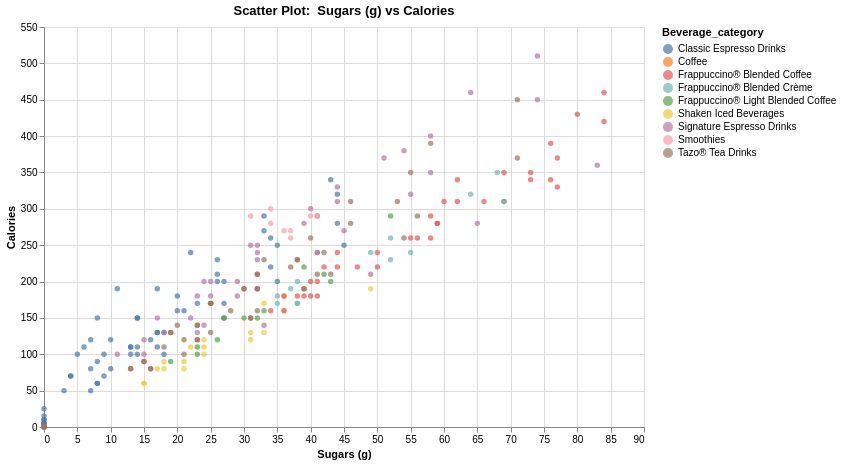

Specify this chart in Vega-Lite:
### Vega-Lite specification from a JSON file in a GitHub repository (floating-point values rounded to 4 significant figures; data arrays with more than 128 entries replaced by an {"elided": "..."} marker saying what was removed)
{"$schema": "https://vega.github.io/schema/vega-lite/v5.json", "title": "Scatter Plot:  Sugars (g) vs Calories", "width": 600, "height": 400, "data": {"values": {"elided": "242 records"}}, "mark": {"type": "point", "filled": true, "opacity": 0.7}, "encoding": {"x": {"field": " Sugars (g)", "type": "quantitative", "scale": {}}, "y": {"field": "Calories", "type": "quantitative", "scale": {}}, "color": {"field": "Beverage_category", "type": "nominal"}, "tooltip": [{"field": " Sugars (g)", "type": "quantitative"}, {"field": "Calories", "type": "quantitative"}, {"field": "Beverage_category", "type": "nominal"}]}, "transform": [], "params": []}
